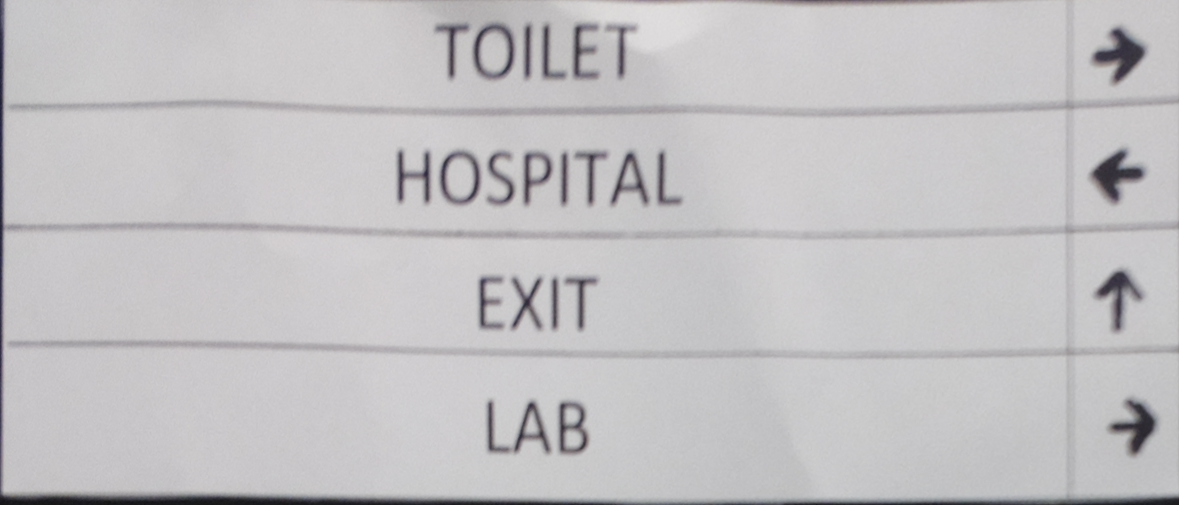
#> input picture image-processing/images/warped.png, 1179 x 505 px, found by its file name
$ python definition.py
#> lines starting #> are read from the running program, lines starting #| are printed output that depends on the picture; after the words box and inside, x2 and y2 are one past the last pixel; in counts of white or black regions, pixels touching at a corner belong together
#Autonomous indoor navigation robot
#Created by: Ricky sutopo
#Imported by: Calvin
#Date modified: 1/10/2018


from __future__ import division
import cv2
import numpy as np
import time
from matplotlib import pyplot as plt
ratio=1
from text_recognition import read_text


def extractDir(oneArrow):
    # input: oneArrow: single arrow image
    # output: out: direction of the arrow
    imgGray = cv2.cvtColor(oneArrow, cv2.COLOR_BGR2GRAY)
    _, thresholded = cv2.threshold(imgGray, 0, 255, cv2.THRESH_BINARY_INV + cv2.THRESH_OTSU)
    thresholded_open = cv2.morphologyEx(thresholded, cv2.MORPH_OPEN, (7, 7))
    thresholded_close = cv2.morphologyEx(thresholded_open, cv2.MORPH_CLOSE, (7, 7))
    edges = cv2.Canny(thresholded_close, 50, 200)
    cnts = cv2.findContours(edges, cv2.RETR_LIST, cv2.CHAIN_APPROX_SIMPLE)[-2]
    cnts = sorted(cnts, key=cv2.contourArea, reverse=True)[:10]
    outCnt = None
    cntM = cnts[0]
    M = cv2.moments(cntM)

    # [11 lines of commented-out code are left out]

    for c in cnts:
        peri = cv2.arcLength(c, True)
        approx = cv2.approxPolyDP(c, 0.02 * peri, True)
        if len(approx) > 5:
            outCnt = approx
            break
    ##    print len(approx)
    points = outCnt.reshape(len(approx), 2)

    x = points[:, 0]
    y = points[:, 1]
    xmin = x[np.argmin(x)]
    xmax = x[np.argmax(x)]
    ymin = y[np.argmin(y)]
    ymax = y[np.argmax(y)]
    focus = oneArrow[ymin:ymax, xmin:xmax]

    # Find the centroid of the contour
    cx = int(M['m10'] / M['m00']) - xmin
    cy = int(M['m01'] / M['m00']) - ymin

    arrowX = xmax - xmin
    arrowY = ymax - ymin
    # [7 lines of commented-out code are left out]
    if (isInside(0, 0, int(arrowX / 2), int(arrowY / 2), 0, arrowY, cx, cy)):
        out = 'Left'
    elif (isInside(0, 0, int(arrowX / 2), int(arrowY / 2), arrowX, 0, cx, cy)):
        out = 'Up'
    elif (isInside(arrowX, 0, int(arrowX / 2), int(arrowY / 2), arrowX, arrowY, cx, cy)):
        out = 'Right'
    else:
        out = 'No arrow'
    return out

def isInside(x1, y1, x2, y2, x3, y3, x, y):
    # Check if the centroid at x,y is inside the triangle
    A = area(x1, y1, x2, y2, x3, y3)
    A1 = area(x, y, x2, y2, x3, y3)
    A2 = area(x1, y1, x, y, x3, y3)
    A3 = area(x1, y1, x2, y2, x, y)

    if (A == A1 + A2 + A3):
        return True
    else:
        return False
def area(x1, y1, x2, y2, x3, y3):
    # Find the area of a triangle using 3 coordinate points
     return abs((x1 * (y2 - y3) + x2 * (y3 - y1) + x3 * (y1 - y2)) / 2.0)

# Can be deleted if not needed
def cutimage(image,w,h):
    y1 = 0
    M = h #// 20
    N = w // 20

    for y in range(0, h, M):
        for x in range(0, w, N):
            y1 = y + M
            x1 = x + N
            tiles = image[y:y + M, x:x + N]

            cv2.rectangle(image, (x, y), (x1, y1), (0, 255, 0))
            cv2.imwrite("save/" + str(x) + '_' + str(y) + ".png", tiles)

    cv2.imwrite("asas.png", image)

def cut_sign(image,w,h):
    # [7 lines of commented-out code are left out]
    col_div = 120 #width of sign image to crop

    sign_col = image[0:h, w-col_div:w]
    word_col = image[0:h, 0:w-col_div]
    cv2.imwrite("col_word.png", word_col)
    cv2.imwrite("col_sign.png", sign_col)
    return sign_col,word_col

def separate_sign(image,w,h,n):
    # [9 lines of commented-out code are left out]
    N = h // n

    dir_array = []

    for y in range(0, h, N):

        tiles = image[y:y + N, 0:w]
        if tiles.shape[0]>5:
            dir_array.append(extractDir(tiles))
        ## For debugging only where it will produce the png files
        #     cv2.imwrite("save/" + "sign" + str(count) + ".png", tiles)
        # count += 1
    return dir_array

# Used for debugging

src_path = "D:/Documents/Dog Robot Project/navigation/pic/"
img_path = src_path + "warped.png"

img = cv2.imread(img_path)
#> img is the input picture: shape (505, 1179, 3); mean B, G, R 194.8, 192.8, 194.4
height, width = img.shape[:2]
#> height = 505; width = 1179
sign_pic,word_pic = cut_sign(img,width,height)
#> in cut_sign, `sign_col = image[0:h, w-col_div:w]`:
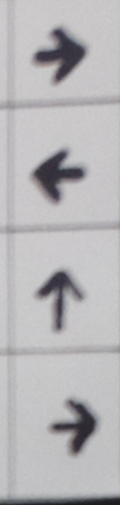
#> sign_col: shape (505, 120, 3); mean B, G, R 184.1, 181.8, 183.1
#> in cut_sign, `word_col = image[0:h, 0:w-col_div]`:
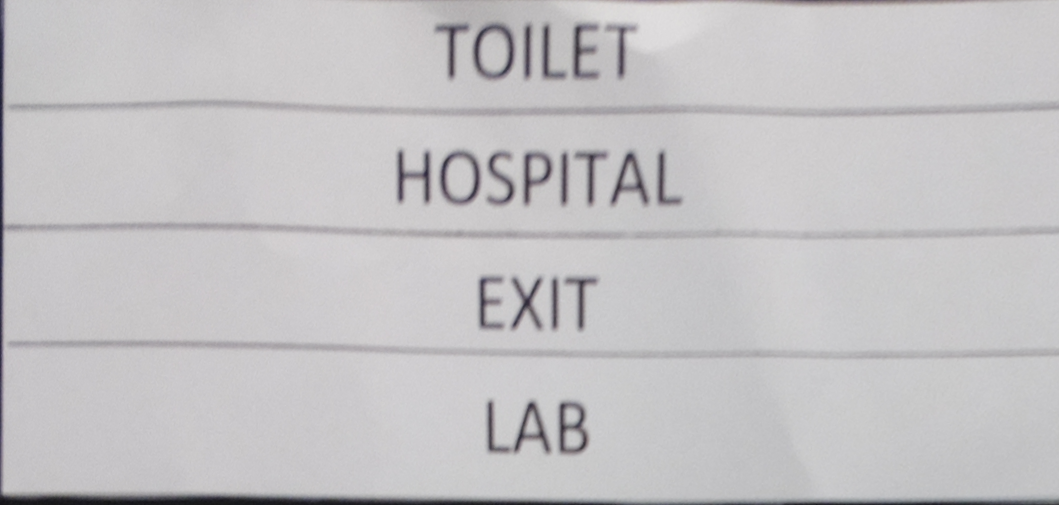
#> word_col: shape (505, 1059, 3); mean B, G, R 196, 194, 195.7

sign_dir = separate_sign(sign_pic,width,height,4)
#> the loop in separate_sign, `for y in range(0, h, N): ` made 5 passes
#> (cx in extractDir, cy in extractDir) on passes 1 to 4: (28, 27), (23, 25), (22, 23), (27, 26)
#> pass 1, in separate_sign, `tiles = image[y:y + N, 0:w]`:
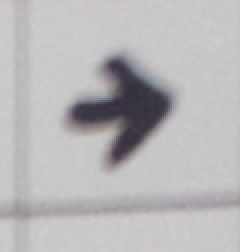
#> tiles: shape (126, 120, 3) (shown 2 times larger); mean B, G, R 184.9, 182.6, 184.9
#> pass 1, in extractDir, `_, thresholded = cv2.threshold(imgGray, 0, 255, cv2.THRESH_BINARY_INV ..`:
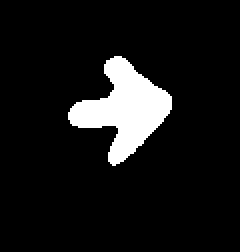
#> thresholded: shape (126, 120) (shown 2 times larger); 8.8% white; 1 white region, box (x1, y1, x2, y2) and area: (34, 28, 86, 83) 1335
#> pass 1, in extractDir, `thresholded_open = cv2.morphologyEx(thresholded, cv2.MORPH_OPEN, (7, 7))`:
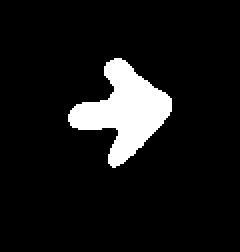
#> thresholded_open: shape (126, 120) (shown 2 times larger); 8.8% white; 1 white region, box (x1, y1, x2, y2) and area: (34, 29, 86, 84) 1335
#> after the loop in separate_sign, `for y in range(0, h, N):`: dir_array = ['Right', 'Left', 'Up', 'Right']
#> sign_dir = ['Right', 'Left', 'Up', 'Right']
#print(read_text("col_sign.png"))
print(sign_dir)
#| ['Right', 'Left', 'Up', 'Right']
